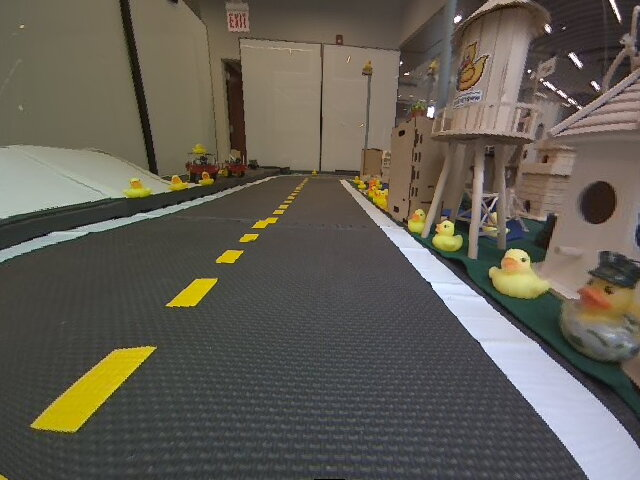
#> input picture tasks/assets/images/visual_control/pic1_rect.png, 640 x 480 px
$ jupyter execute visual_servoing_activity.ipynb   (shell and % lines are left out)   (older library calls are emulated)
#> lines starting #> are read from the running program, lines starting #| are printed output that depends on the picture; after the words box and inside, x2 and y2 are one past the last pixel; in counts of white or black regions, pixels touching at a corner belong together
<p style="text-align: center">

</p>

# 💻🚙 05 - Visual control

<figure>
  <div style="text-align:center;">

  <p>The view from a Duckiebot when centered in its lane.</p>
  </div>
</figure>

Now, we use the image processing tools that we have explored to design a policy for lane-following. Consider the above image taken from the Duckiebot's camera when the Duckiebot was centered in its lane. Our goal is to design a control policy that uses only images streamed from the Duckiebot's camera to keep it in the lane as it drives forward at a fixed velocity.

Rather than design a controller that reasons over the raw image, we will process the image to enhance aspects of the image that are helpful for lane-following. In particular, the dashed-yellow and solid-white lane markings provide valuable cues that we can use to guide the robot to stay in its lane.

Assume that the Duckiebot starts out in the center of its lane, facing in the direction of travel. Assume also that the Duckiebot is traveling forward at a nominal speed. We can imagine using the location of the dashed-yellow and solid-white lane markings in the image to vary the rotational velocities of the left and right wheels in order to stay in the lane. For example, if the dashed-yellow lane markings appear in the left- and right-halves of the image, we might command a negative rotational velocity (i.e., counter-clockwise) as a correction.

Of course, this requires that we can detect the dashed-yellow and solid-white lane markings and estimate their orientations. Thus, we want to apply a filter that makes the lane markings "pop out" in the image, while supressing the other distracting content of the image. Lane markings are brightly colored against a dark background (the road).

We can identify the location of lane markings in the image by applying finite-difference filters $h_x$ and $h_y$ (e.g., using the Sobel operator) to estimate the horizontal and vertical intensity gradients

$$ \nabla I[u,v] =
\begin{bmatrix}
G_x[u,v]\\
G_y[u,v]
\end{bmatrix}
$$

where

$$
\begin{align}
G_x = h_x * I\\
G_y = h_y * I
\end{align}
$$

We can then look for regions of the image where the magnitude of the intensity gradient is large as a measure of the strength of each edge.

$$
\lvert \nabla I[u,v] \rvert = \sqrt{\left(G_x[u,v]\right)^2 + \left(G_y[u,v]\right)^2}
$$

Assuming that these edges correspond to the lane boundaries, the direction of the gradients can then be used to estimate the desired orientations.

$$
\theta[u,v] = \textrm{atan2}\left(G_y[u,v], G_x[u,v]\right)
$$

In this exercise, we will develop this idea by investigating different ways of processing the images to extract information about the robot's pose relative to the lane. We will use these results to implement a reactive image-space controller that we will validate on a simulated and/or real Duckiebot.

[cell 1]
## Run this cell to import relevant modules

import sys, os
sys.path.insert(0, os.path.abspath('../../packages'))

from matplotlib import pyplot as plt
import numpy as np
import cv2

Let's load the image as well as the homography for the corresponding camera into Python.

[cell 2]
# Load in the image and generate hsv and grayscale versions
imgbgr = cv2.imread('../../../assets/images/visual_control/pic1_rect.png')
#> imgbgr is the input picture: shape (480, 640, 3); mean B, G, R 83.3, 93.3, 98.2

# OpenCV uses BGR by default, whereas matplotlib uses RGB, so we generate an RGB version for the sake of visualization
imgrgb = cv2.cvtColor(imgbgr, cv2.COLOR_BGR2RGB)

# Convert the image to HSV for any color-based filtering
imghsv = cv2.cvtColor(imgbgr, cv2.COLOR_BGR2HSV)
#> imghsv: shape (480, 640, 3); mean H, S, V 52.4, 49.8, 101.7

# Most of our operations will be performed on the grayscale version
img = cv2.cvtColor(imgbgr, cv2.COLOR_BGR2GRAY)

# The image-to-ground homography associated with this image
H = np.array([-4.137917960301845e-05, -0.00011445854191468058, -0.1595567007347241,
              0.0008382870319844166, -4.141689222457687e-05, -0.2518201638170328,
              -0.00023561657746150284, -0.005370140574116084, 0.9999999999999999])

H = np.reshape(H,(3, 3))
Hinv = np.linalg.inv(H)

print(Hinv)

## Finding the Horizon

In Duckietown, the ground is planar and in other self-driving and robotics domains, it is often assumed that the ground is locally planar. We can exploit this as we search for lane markings by not searching above the horizon. In the world frame relative to which we estimated the homography (i.e., a reference frame with the origin centered between the drive wheels with the positive $x$-axis pointing forward and the positive $y$-axis to the left), the horizon corresponds to large $x$-coordinates. In Duckietown, we are only interested in the road a few meters in front of the Duckiebot.

**Note**: You do not need to include this in the implementation of the functions that will be run in simulation and on the physical Duckiebot. For this activity, the robot will automatically crop out the horizon.

[cell 3]
# TODO: Use the homography (technically Hinv) to mask out the horizon
# When generating masks that will be used with OpenCV try and
# instantiate them with dtype=np.uint8
mask_ground = np.ones(img.shape, dtype=np.uint8) # TODO: CHANGE ME

fig = plt.figure(figsize = (30,20))
ax1 = fig.add_subplot(1,4,1)
ax1.imshow(img*mask_ground,cmap = 'gray')
ax1.set_title('Horizon Mask'), ax1.set_xticks([]), ax1.set_yticks([]);

## Detecting Lane Markings using Sobel Edge Detection

Now, let's apply the Sobel operator to the image to identify image gradients.

[cell 4]
# Convolve the image with the Sobel operator (filter) to compute the numerical derivatives in the x and y directions
sobelx = cv2.Sobel(img,cv2.CV_64F,1,0)
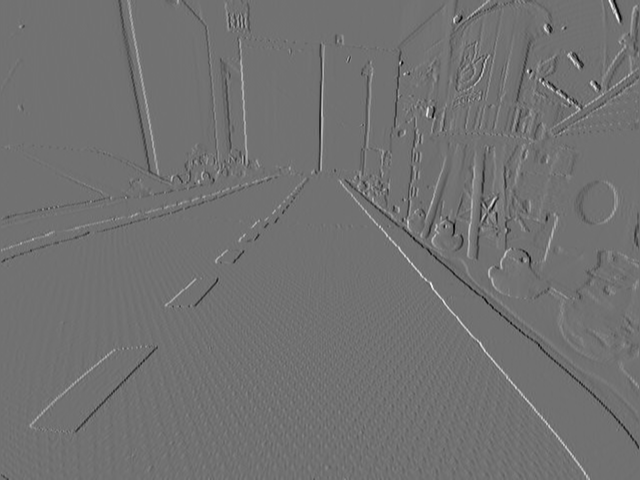
#> sobelx: shape (480, 640) float64; min -706, max 878, mean 0; drawn with min black and max white
sobely = cv2.Sobel(img,cv2.CV_64F,0,1)
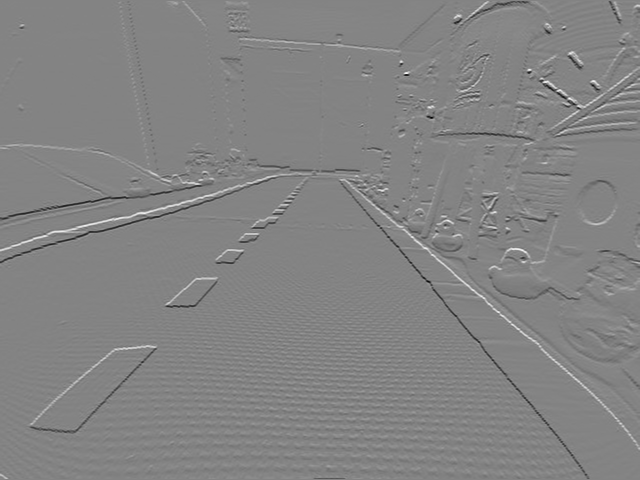
#> sobely: shape (480, 640) float64; min -828, max 776, mean -0.1; drawn with min black and max white

# Compute the magnitude of the gradients
Gmag = np.sqrt(sobelx*sobelx + sobely*sobely)

# Compute the orientation of the gradients
Gdir = cv2.phase(np.array(sobelx, np.float32), np.array(sobely, dtype=np.float32), angleInDegrees=True)

fig = plt.figure(figsize = (30,20))
ax1 = fig.add_subplot(1,4,1)
ax1.imshow(img,cmap = 'gray')
ax1.set_title('Original'), ax1.set_xticks([]), ax1.set_yticks([])
ax2 = fig.add_subplot(1,4,2)
ax2.imshow(sobelx,cmap = 'gray')
ax2.set_title('Sobel X'), ax2.set_xticks([]), ax2.set_yticks([])
ax3 = fig.add_subplot(1,4,3)
ax3.imshow(sobely,cmap = 'gray')
ax3.set_title('Sobel Y'), ax3.set_xticks([]), ax3.set_yticks([]);
ax4 = fig.add_subplot(1,4,4)
ax4.imshow(np.uint8(Gmag))
ax4.set_title('Gradient Magnitude'), ax4.set_xticks([]), ax4.set_yticks([]);

Filtering the image has enhanced the location of the lane markings, but has also emphasized other locations where there are rapid changes in intensity. These include the duckies, buildings in Duckietown, the road surface, and elements in the background (e.g., the lights in the upper-right corner of the image). Note that we are using a non-grayscale colormap for the gradient magnitudes in order to more clearly convey locations that are enhanced by the Sobel operator.

We can reduce the occurrence of some of these features by first blurring the filter using a Gaussian kernel.

## Gaussian Blurring

The Sobel operator picks up on noise in the image as well as texture in the scene that we don't particularly care about. We can blur the image with a Gaussian kernel to reduce these spurious detections.

### Example: Gaussian Blurring

Using your experience from the previous exercise, identify a setting for the standard deviation of the Gaussian kernel that removes noise and local texture (e.g., that of the road surface), without sacrificing too much valid content (namely, the edges associated with lane markings)

[cell 5]
# TODO: Identify a setting for the standard deviation that removes noise while not eliminating too much valid content.
sigma = 1 # CHANGE ME

# Smooth the image using a Gaussian kernel
img_gaussian_filter = cv2.GaussianBlur(img,(0,0), sigma)

# Visualize the filtered image alongside the original image.
fig = plt.figure(figsize = (20,20))
ax1 = fig.add_subplot(1,2,1)
ax1.imshow(img,cmap = 'gray')
ax1.set_title('Original'), ax1.set_xticks([]), ax1.set_yticks([])
ax2 = fig.add_subplot(1,2,2)
ax2.imshow(img_gaussian_filter,cmap = 'gray')
ax2.set_title('Gaussian Filter (Sigma = ' + str(sigma) +')'), ax2.set_xticks([]), ax2.set_yticks([]);

Now, let's look at the gradients of the blurred image. For this exercise, experiment with different settings for the standard deviation above and see how they affect the image gradients. In particular, compare the gradients for two extremes of the standard deviation (e.g., $\sigma=1$ and $\sigma=10$).

[cell 6]
# Convolve the image with the Sobel operator (filter) to compute the numerical derivatives in the x and y directions
sobelx = cv2.Sobel(img_gaussian_filter,cv2.CV_64F,1,0)
sobely = cv2.Sobel(img_gaussian_filter,cv2.CV_64F,0,1)

# Compute the magnitude of the gradients
Gmag = np.sqrt(sobelx*sobelx + sobely*sobely)
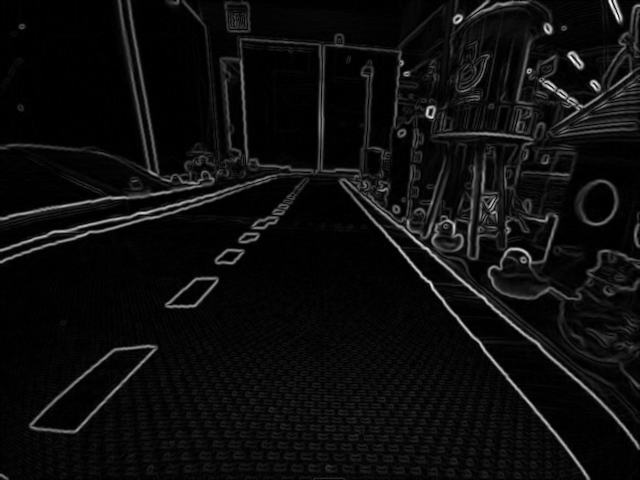
#> Gmag: shape (480, 640) float64; min 0, max 538.9, mean 29.6; drawn with min black and max white

# Compute the orientation of the gradients
Gdir = cv2.phase(np.array(sobelx, np.float32), np.array(sobely, dtype=np.float32), angleInDegrees=True)
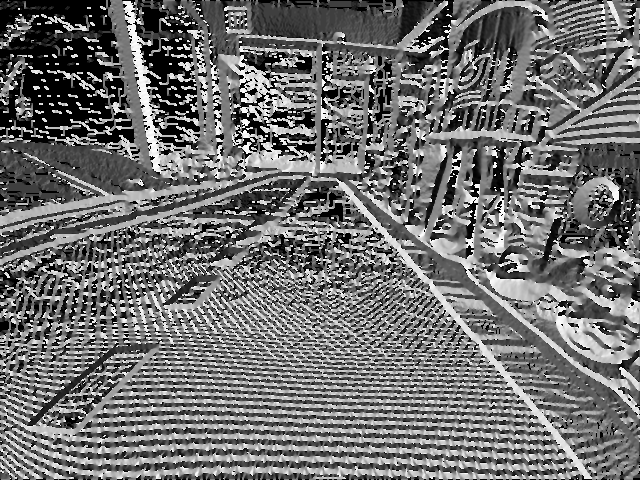
#> Gdir: shape (480, 640) float32; min 0, max 359.8, mean 158.5; drawn with min black and max white

fig = plt.figure(figsize = (30,20))
ax1 = fig.add_subplot(1,4,1)
ax1.imshow(img_gaussian_filter,cmap = 'gray')
ax1.set_title('Gaussian Blur'), ax1.set_xticks([]), ax1.set_yticks([])
ax2 = fig.add_subplot(1,4,2)
ax2.imshow(sobelx,cmap = 'gray')
ax2.set_title('Sobel X'), ax2.set_xticks([]), ax2.set_yticks([])
ax3 = fig.add_subplot(1,4,3)
ax3.imshow(sobely,cmap = 'gray')
ax3.set_title('Sobel Y'), ax3.set_xticks([]), ax3.set_yticks([]);
ax4 = fig.add_subplot(1,4,4)
ax4.imshow(np.uint8(Gmag))
ax4.set_title('Gradient Magnitude'), ax4.set_xticks([]), ax4.set_yticks([]);
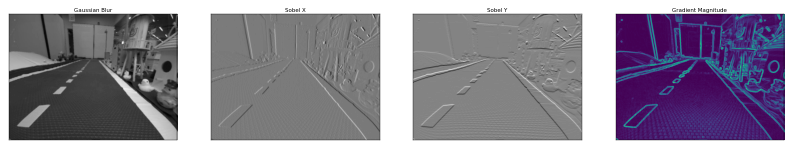
#> figure drawn by matplotlib, 4 panels

## A Varient of Non-maximal Supression

With a suitable choice for the standard deviation, we have smoothed out some of the noise and texture in the image (e.g., the road), reducing the number of candidate edges while preserving most of the edges that corresopnd to lane markings.

Under the assumption that the edges associated with lane markings are stronger than most of the edges in the image (in terms of the magnitude of the gradients), we can further eliminate distractors by only keeping edges whose gradient magnitude is greater than a threshold.

### Example: A form of non-maximal supression

In this exercise, we will take a look at the histogram over gradient magnitudes to better understand the distribution of gradient magnitudes. Based on the histogram, we can choose a magnitude threshold that we will use to filter out weaker edges.

[cell 7]
# Visualize the histogram over gradient magnitudes
fig = plt.figure(figsize = (5,5))
ax1 = fig.add_subplot(1,1,1)
ax1.hist((Gmag*mask_ground).flatten(), bins=50)
ax1.set_title('Gradient Histogram');
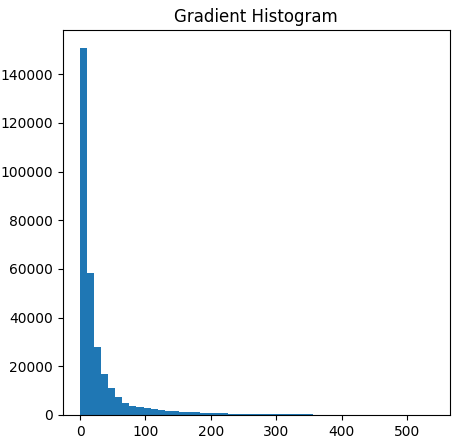
#> figure drawn by matplotlib, 1 panel; tallest bar 150683 high, from x = -8.88e-16 to 10.78

[cell 8]
# TODO: Use the histogram above to choose the minimum threshold on the gradient magnitude.
#       Edges whos gradient magnitude is below this threshold will be filtered out.
threshold = np.random.rand(1,1) # CHANGE ME

mask_mag = (Gmag > threshold)
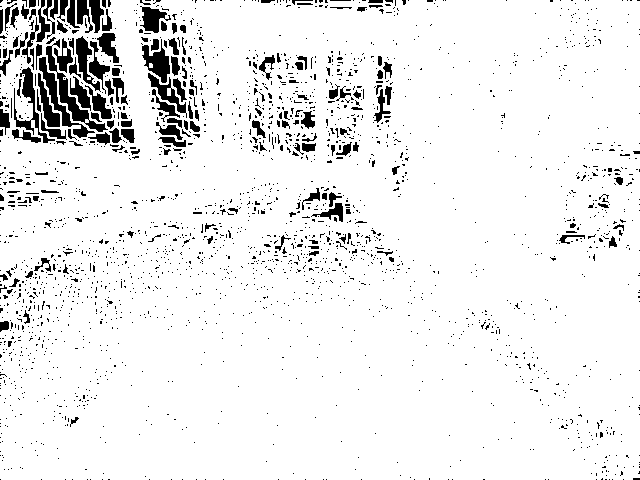
#> mask_mag: shape (480, 640) bool; 92.8% white; 2460 black regions (2298 under 20 px), largest, box (x1, y1, x2, y2) and area: (46, 39, 108, 132) 878, (39, 57, 95, 138) 736, (14, 67, 55, 143) 675

fig = plt.figure(figsize = (20,10))
ax1 = fig.add_subplot(1,2,1)
ax1.imshow(Gmag, cmap = 'gray')
ax1.set_title('Gradient Magnitude'), ax1.set_xticks([]), ax1.set_yticks([])
ax2 = fig.add_subplot(1,2,2)
ax2.imshow(mask_mag*Gmag,cmap = 'gray')
ax2.set_title('Gradient Magnitude (Thresholded)'), ax2.set_xticks([]), ax2.set_yticks([]);

## Color-based Masking

Having identified a candidate set of edges, we can now try to design a set of masks that isolate the edges associated with the dashed-yellow and solid-white lane markings.

Perhaps the most obvious thing to do is to create masks that filter out pixels whose color differs from that of the yellow and white lines.

### Example: Color-based Masking

We can select upper- and lower-bounds on the HSV values for the two lines. One option is to use [this online color picker](https://pinetools.com/image-color-picker), which allows us to get the HSV values for particular pixels.

**Note**: When we go to use these bounds, remember that OpenCV uses uses the convention that $\textrm{H} \in [0, 179]$, $\textrm{S} \in [0, 255]$, and $\textrm{V} \in [0, 255]$, while other tools may use different ranges (e.g., Gimp uses $\textrm{H} \in [0, 360]$, $\textrm{S} \in [0, 100]$, and $\textrm{V} \in [0, 100])$. Regardless of the color picker you use, always double-check whether it uses a different convention for HSV ranges. If it does, make sure to convert the result to the OpenCV's convention.

**Note**: While the HSV color space provides a better representation (e.g., compared to RGB) for color-based detection, the appearance of the yellow and white lane markings will change due to variations in illumination, shading, etc. for In order to improve the generalizability of these bounds, you are encouraged to also consider the `../../../assets/images/visual_control/pic3_rect.png` image and define bounds that are appropriate for both.

[cell 9]
# Using the above tool, we can identify the bounds as follows
# TODO: Identify the lower and upper HSV bounds for the white and yellow lane markings
#       These values represent the maximum range, so they don't filter out anything
white_lower_hsv = np.array([0, 0, 0])         # CHANGE ME
white_upper_hsv = np.array([179, 255, 255])   # CHANGE ME
yellow_lower_hsv = np.array([0, 0, 0])        # CHANGE ME
yellow_upper_hsv = np.array([179, 255, 255])  # CHANGE ME

mask_white = cv2.inRange(imghsv, white_lower_hsv, white_upper_hsv)
#> mask_white: shape (480, 640); every value is 255
mask_yellow = cv2.inRange(imghsv, yellow_lower_hsv, yellow_upper_hsv)

fig = plt.figure(figsize = (20,10))
ax1 = fig.add_subplot(1,3,1)
ax1.imshow(imgrgb)
ax1.set_title('Original'), ax1.set_xticks([]), ax1.set_yticks([])
ax2 = fig.add_subplot(1,3,2)
ax2.imshow(imgrgb)
ax2.imshow(mask_white, cmap='jet', alpha=0.5)
ax2.set_title('Filtered by Color (White)'), ax2.set_xticks([]), ax2.set_yticks([]);
ax3 = fig.add_subplot(1,3,3)
ax3.imshow(imgrgb)
ax3.imshow(mask_yellow, cmap='jet', alpha=0.5)
ax3.set_title('Filtered by Color (Yellow)'), ax3.set_xticks([]), ax3.set_yticks([]);

## Edge-based Masking

Now, we will explore possible ways to mask out unwanted edges based upon their orientation in the image.

Assuming that the Duckiebot hasn't deviated too much from its lane, most of the dashed-yellow line should lie in the left-half of the image, while most of the solid-white line should lie in the right-half of the image. We can use this to reason separately over dashed-yellow and solid-white lane markings.

**Note**: While this masking may seem reasonable when the Duckiebot is oriented close to the direction of travel, it may not be what we want when the Duckiebot's orientation is off. In these cases, we would expect some of the dashed-yellow lane markings to be in the right-half of the image or some of the solid-white lane markings to be in the left-half of the image. These would be valuable cues to use. Thus, as you experiment with the included images as well as in simulation and on your physical Duckiebot, you may want to try disabling these masks.

### Example: Edge-based Masking

[cell 10]
# Let's create masks for the left- and right-halves of the image
width = img.shape[1]
mask_left = np.ones(sobelx.shape)
mask_left[:,int(np.floor(width/2)):width + 1] = 0
mask_right = np.ones(sobelx.shape)
mask_right[:,0:int(np.floor(width/2))] = 0

The inner edge of the dashed-yellow line corresponds to a negative gradient in the $x$- and $y$-directions, while the inner-edge of the solid-white line corresponds to a positive gradient in the $x$-direction and negative gradient in the $y$-direction. We can use this to further mask out unwanted edges.

[cell 11]
# In the left-half image, we are interested in the right-half of the dashed yellow line, which corresponds to negative x- and y-derivatives
# In the right-half image, we are interested in the left-half of the solid white line, which correspons to a positive x-derivative and a negative y-derivative
# Generate a mask that identifies pixels based on the sign of their x-derivative
mask_sobelx_pos = (sobelx > 0)
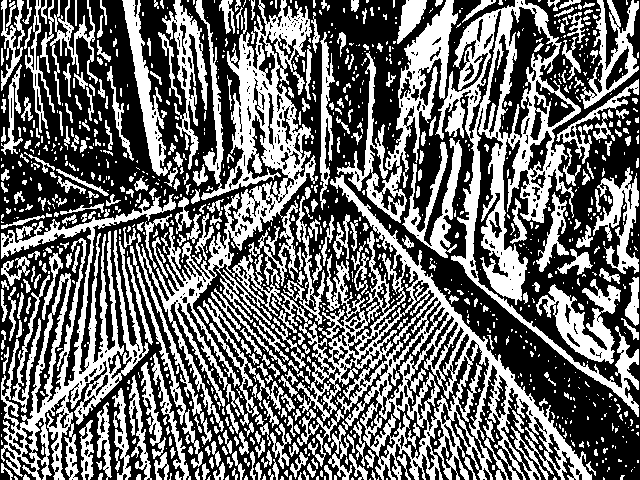
#> mask_sobelx_pos: shape (480, 640) bool; 42.6% white; 1071 white regions (699 under 20 px), largest, box (x1, y1, x2, y2) and area: (136, 0, 592, 480) 39055, (435, 0, 639, 417) 15356, (1, 194, 176, 480) 12208
mask_sobelx_neg = (sobelx < 0)
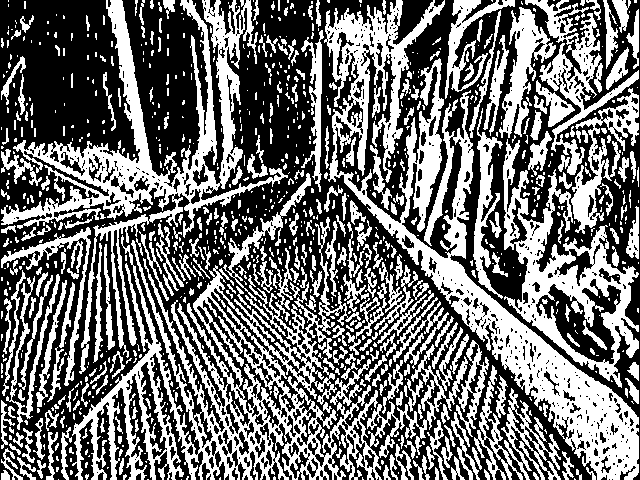
#> mask_sobelx_neg: shape (480, 640) bool; 44% white; 955 white regions (615 under 20 px), largest, box (x1, y1, x2, y2) and area: (324, 0, 639, 480) 25890, (72, 217, 468, 480) 25415, (1, 0, 288, 374) 17104
mask_sobely_pos = (sobely > 0)
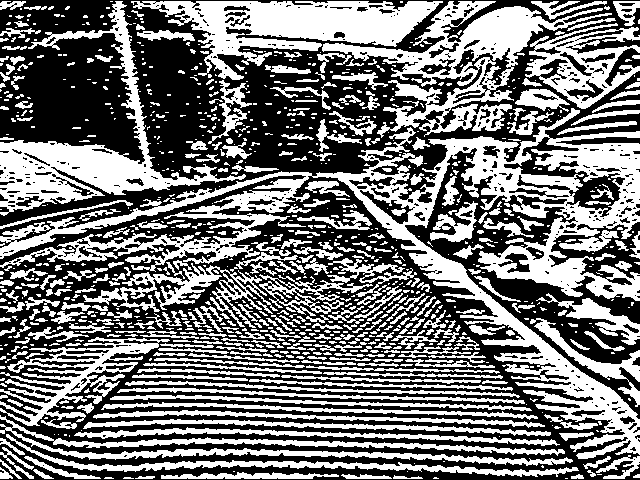
#> mask_sobely_pos: shape (480, 640) bool; 45.8% white; 973 white regions (600 under 20 px), largest, box (x1, y1, x2, y2) and area: (0, 108, 640, 459) 34411, (322, 1, 612, 138) 10408, (131, 1, 443, 80) 10276
mask_sobely_neg = (sobely < 0)
#> mask_sobely_neg: shape (480, 640) bool; 41.5% white; 935 white regions (651 under 20 px), largest, box (x1, y1, x2, y2) and area: (0, 176, 628, 479) 50369, (0, 1, 448, 237) 16260, (405, 149, 640, 419) 11734
#> (the rest of the program and of its run is left out)
